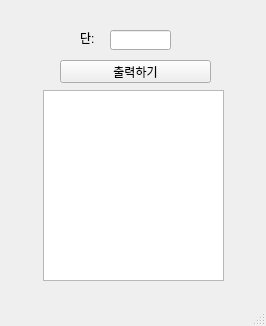
<?xml version="1.0" encoding="UTF-8"?>
<ui version="4.0">
 <class>MainWindow</class>
 <widget class="QMainWindow" name="MainWindow">
  <property name="geometry">
   <rect>
    <x>0</x>
    <y>0</y>
    <width>266</width>
    <height>326</height>
   </rect>
  </property>
  <property name="windowTitle">
   <string>MainWindow</string>
  </property>
  <widget class="QWidget" name="centralwidget">
   <widget class="QLabel" name="lbl">
    <property name="geometry">
     <rect>
      <x>80</x>
      <y>30</y>
      <width>101</width>
      <height>16</height>
     </rect>
    </property>
    <property name="text">
     <string>단:</string>
    </property>
   </widget>
   <widget class="QPushButton" name="pb">
    <property name="geometry">
     <rect>
      <x>60</x>
      <y>60</y>
      <width>151</width>
      <height>23</height>
     </rect>
    </property>
    <property name="text">
     <string>출력하기</string>
    </property>
   </widget>
   <widget class="QLineEdit" name="le">
    <property name="geometry">
     <rect>
      <x>110</x>
      <y>30</y>
      <width>61</width>
      <height>20</height>
     </rect>
    </property>
   </widget>
   <widget class="QTextEdit" name="te">
    <property name="geometry">
     <rect>
      <x>43</x>
      <y>90</y>
      <width>181</width>
      <height>191</height>
     </rect>
    </property>
   </widget>
  </widget>
  <widget class="QMenuBar" name="menubar">
   <property name="geometry">
    <rect>
     <x>0</x>
     <y>0</y>
     <width>266</width>
     <height>21</height>
    </rect>
   </property>
  </widget>
  <widget class="QStatusBar" name="statusbar"/>
 </widget>
 <resources/>
 <connections/>
</ui>
